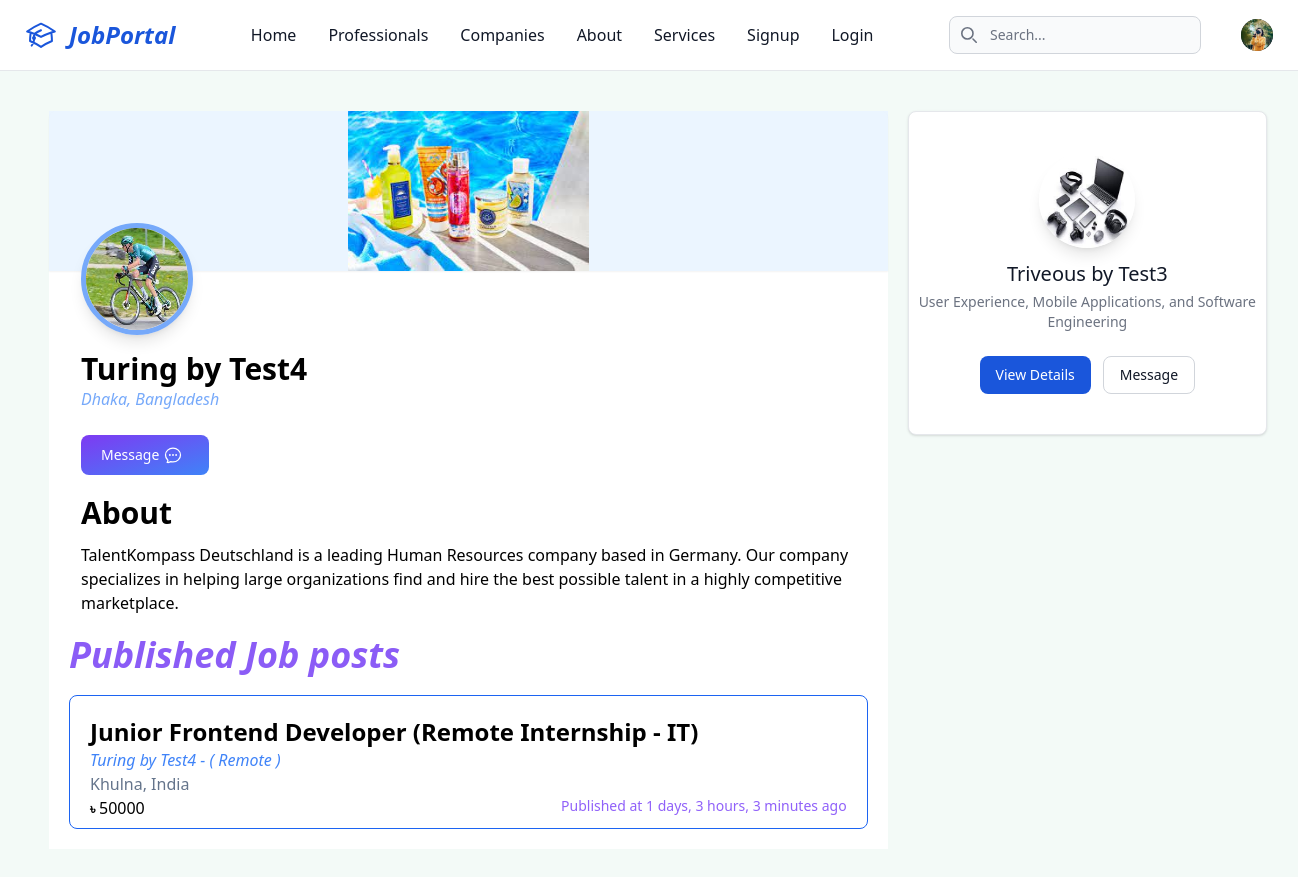
Page /details-recruiter/43145730-2fa1-465f-bad3-0c20f6d69c3b on the committed database.
### core/models.py (models this page shows, shortened)
class Recruiter(models.Model):
    id = models.UUIDField(primary_key=True, default=uuid.uuid4, unique=True, editable=False)
    user = models.OneToOneField(CustomUser, on_delete=models.CASCADE)
    company_name = models.CharField(max_length=150, verbose_name=_('Company Name'))
    company_address = models.TextField(verbose_name=_('Company Address'))
    company_about = models.TextField(verbose_name=_('About Company'))
    company_logo = models.ImageField(upload_to=company_image_upload_path, verbose_name=_('Company Logo'))
    company_cover_photo = models.ImageField(upload_to=company_cover_image_upload_path, verbose_name=_('Company Cover Photo'), null=True)
    total_employees = models.IntegerField(default=0)
    website = models.URLField(null=True)
    main_services = models.CharField(max_length=150, null=True)
    created_at = models.DateTimeField(auto_now_add=True)
    updated_at = models.DateTimeField(auto_now=True)
    class Meta:
        db_table = "Recruiter"
        verbose_name = _('Recruiter')
        verbose_name_plural = _('Recruiters')

class JobPost(models.Model):
    jobs = (
        ('Onsite', 'Onsite'),
        ('Hybrid', 'Hybrid'),
        ('Remote', 'Remote'),
    )
    id = models.UUIDField(primary_key=True, default=uuid.uuid4, unique=True, editable=False)
    recruiter = models.ForeignKey(Recruiter, on_delete=models.CASCADE)
    position = models.CharField(max_length=150)
    about_this_job = models.TextField()
    job_responsibilities = models.TextField()
    job_requirements = models.TextField()
    salary = models.IntegerField()
    location = models.TextField()
    skills_required = models.ManyToManyField(Skill)
    job_type = models.CharField(max_length=20, choices = jobs, default='Onsite')
    deadline = models.DateTimeField(null=True)
    created_at = models.DateTimeField(auto_now_add=True)
    updated_at = models.DateTimeField(auto_now=True)
    class Meta:
        db_table = "JobPost"
        verbose_name = _('JobPost')
        verbose_name_plural = _('JobPosts')

### core/views.py (the view)
# urls.py: path('details-recruiter/<str:recruiterID>', details_recruiter, name='details_recruiter'),
def details_recruiter(request, recruiterID):
    recruiters = Recruiter.objects.all()
    recruiter = get_object_or_404(recruiters, pk=recruiterID)
    recruiters = recruiters.exclude(pk=recruiter.pk)
    jobs = recruiter.jobpost_set.all()
    return render(request, 'core/details_recruiter.html', {'recruiters': recruiters, 'recruiter': recruiter, 'jobs': jobs})

### core/templatetags/custom_filters.py (called while the page is built)
@register.filter
def calculate_days_hours_since(value):
    print(value)
    if value:
        now = timezone.now()  # Use timezone.now() to ensure a timezone-aware datetime
        duration = now - value
        days = duration.days
        hours = duration.seconds // 3600
        minutes = (duration.seconds % 3600) // 60
        return f"{days} days, {hours} hours, {minutes} minutes ago"
    return ""

### templates/core/details_recruiter.html (shortened to what this page needs)
{% extends "_base.html" %}
{% load custom_filters %}
{% load static %}
{% block content %}
    {% if recruiter %}
        <div class="flex gap-5 p-10 w-screen h-[88vh]">
            <main class="w-[70%] bg-white h-fit">
                <div class="relative bg-blue-50">
                    <img class="w-full h-40 mb-3 shadow-sm object-contain rounded-tr-lg rounded-tl-lg" src="{% if recruiter.company_cover_photo %} {{ recruiter.company_cover_photo.url }} {% else %} {% static 'image/job-reqruiter.jpeg' %} {% endif %}" alt="{{ recruiter.company_name }} cover image"/>
                    <div class="absolute top-28 left-8">
                        <img class="w-28 h-28 mb-3 rounded-full shadow-lg border-[5px] border-blue-400" src="{% if recruiter.company_logo %} {{ recruiter.company_logo.url }} {% else %} {% static 'image/job-reqruiter.jpeg' %} {% endif %}" alt="{{ recruiter.company_name }} logo"/>
                    </div>
                </div>
                <div class="mt-20 mx-8">
                    <h1 class="text-3xl font-bold">{{ recruiter.company_name }}</h1>
                    <p class="text-blue-400 italic">{{ recruiter.company_address|linebreaksbr }}</p>
                    <div class="mt-4 md:mt-6">
                        <a href="#" class="flex gap-1 max-w-[8rem] text-white bg-gradient-to-br from-purple-600 to-blue-500 hover:bg-gradient-to-bl focus:ring-4 focus:outline-none focus:ring-blue-300 dark:focus:ring-blue-800 font-medium rounded-lg text-sm px-5 py-2.5 text-center me-2 mb-2">
                            Message
                        </a>
                    </div>
                </div>
                <div class="mt-5 mx-8">
                    <h1 class="font-semibold text-3xl">About</h1>
                    <p class="my-3">{% if recruiter.company_about %} {{ recruiter.company_about|linebreaksbr }} {% else %} Not-updated-yet{% endif %}</p>
                </div>
                <h1 class="font-bold text-4xl mx-5 my-5 text-violet-500 italic">Published Job posts</h1>
                {% if jobs %}
                    {% for job in jobs %}
                        <a href="{% url 'details_job' job.id %}" class="">
                            <div class="border border-blue-600 m-5 px-5 pt-5 pb-2 rounded-lg hover:bg-blue-200"  data-tooltip-target="tooltip-animation-job-{{job.id}}">
                                <h1 class="lg:text-2xl text-xl font-bold">{{ job.position }}</h1>
                                <p class="text-blue-500 italic">{{ job.recruiter.company_name }} - ( {{ job.job_type }} )</p>
                                <p class="text-slate-500">{{ job.location }}</p>
                                <div class="flex justify-between align-bottom">
                                    <p><strong class="font-extrabold text-sm">৳&nbsp;</strong>{{ job.salary }}</p>
                                    {% if job.created_at %}
                                        <p class="text-purple-500 text-[.7rem] lg:text-sm text-right">Published at {{ job.created_at|calculate_days_hours_since }}</p>
                                    {% endif %}
                                </div>
                            </div>
                        </a>
                    {% endfor %}
                {% else %}
                        <p class="text-center py-5 bg-blue-100 mx-5 mb-3 rounded-lg font-semibold">Not-posted-yet</p>
                {% endif %}
            </main>
            <aside class="w-[30%] flex flex-col gap-5">
                {% for rectr in recruiters %}
                    <div class="w-full max-w-sm bg-white border border-gray-200 rounded-lg shadow dark:bg-gray-800 dark:border-gray-700">
                        <div class="flex flex-col items-center py-10">
                            <img class="w-24 h-24 mb-3 rounded-full shadow-lg" src="{% if rectr.company_logo %} {{ rectr.company_logo.url }} {% else %} {% static 'image/job-reqruiter.jpeg' %} {% endif %} " alt="{{ rectr.company_name }} logo"/>
                            <h5 class="mb-1 text-xl font-medium text-gray-900 dark:text-white">{{ rectr.company_name }}</h5>
                            <span class="text-sm text-gray-500 dark:text-gray-400 text-center">{% if rectr.main_services %} {{ rectr.main_services }} {% else %} Not-available-yet {% endif %}</span>
                            <div class="flex mt-4 md:mt-6">
                                <a href="{% url 'details_recruiter' rectr.id %}" class="inline-flex items-center px-4 py-2 text-sm font-medium text-center text-white bg-blue-700 rounded-lg hover:bg-blue-800 focus:ring-4 focus:outline-none focus:ring-blue-300 dark:bg-blue-600 dark:hover:bg-blue-700 dark:focus:ring-blue-800">View Details</a>
                                <a href="#" class="inline-flex items-center px-4 py-2 text-sm font-medium text-center text-gray-900 bg-white border border-gray-300 rounded-lg hover:bg-gray-100 focus:ring-4 focus:outline-none focus:ring-gray-200 dark:bg-gray-800 dark:text-white dark:border-gray-600 dark:hover:bg-gray-700 dark:hover:border-gray-700 dark:focus:ring-gray-700 ms-3">Message</a>
                            </div>
                        </div>
                    </div>
                {% endfor %}
            </aside>
        </div>
    {% endif %}
{% endblock content %}

### rows in the picture
Recruiter: company_cover_photo (picture), company_logo (picture), company_name "Turing by Test4", company_address "Dhaka, Bangladesh", company_about "TalentKompass Deutschland is a leading Human Resources company based in Germany. Our company specializes in helping large organizations find and hire the best possible talent in a highly competitive marketplace."
JobPost: position "Junior Frontend Developer (Remote Internship - IT)", recruiter.company_name "Turing by Test4", job_type "Remote", location "Khulna, India", salary "50000", created_at|calculate_days_hours_since "1 days, 3 hours, 3 minutes ago"
Recruiter: company_logo (picture), company_name "Triveous by Test3", main_services "User Experience, Mobile Applications, and Software Engineering"
